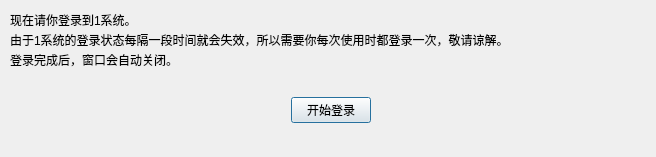
<?xml version="1.0" encoding="UTF-8"?>
<ui version="4.0">
 <class>Dialog</class>
 <widget class="QDialog" name="Dialog">
  <property name="geometry">
   <rect>
    <x>0</x>
    <y>0</y>
    <width>656</width>
    <height>157</height>
   </rect>
  </property>
  <property name="windowTitle">
   <string>登录到1系统</string>
  </property>
  <widget class="QLabel" name="label">
   <property name="geometry">
    <rect>
     <x>10</x>
     <y>10</y>
     <width>651</width>
     <height>21</height>
    </rect>
   </property>
   <property name="text">
    <string>&lt;html&gt;&lt;head/&gt;&lt;body&gt;&lt;p&gt;现在请你登录到1系统。&lt;/p&gt;&lt;/body&gt;&lt;/html&gt;</string>
   </property>
  </widget>
  <widget class="QLabel" name="label_2">
   <property name="geometry">
    <rect>
     <x>10</x>
     <y>30</y>
     <width>651</width>
     <height>21</height>
    </rect>
   </property>
   <property name="text">
    <string>&lt;html&gt;&lt;head/&gt;&lt;body&gt;&lt;p&gt;由于1系统的登录状态每隔一段时间就会失效，所以需要你每次使用时都登录一次，敬请谅解。&lt;/p&gt;&lt;/body&gt;&lt;/html&gt;</string>
   </property>
  </widget>
  <widget class="QLabel" name="label_3">
   <property name="geometry">
    <rect>
     <x>10</x>
     <y>50</y>
     <width>651</width>
     <height>21</height>
    </rect>
   </property>
   <property name="text">
    <string>&lt;html&gt;&lt;head/&gt;&lt;body&gt;&lt;p&gt;登录完成后，窗口会自动关闭。&lt;/p&gt;&lt;/body&gt;&lt;/html&gt;</string>
   </property>
  </widget>
  <widget class="QWidget" name="horizontalLayoutWidget">
   <property name="geometry">
    <rect>
     <x>10</x>
     <y>80</y>
     <width>641</width>
     <height>61</height>
    </rect>
   </property>
   <layout class="QHBoxLayout" name="horizontalLayout">
    <item>
     <spacer name="horizontalSpacer">
      <property name="orientation">
       <enum>Qt::Horizontal</enum>
      </property>
      <property name="sizeHint" stdset="0">
       <size>
        <width>40</width>
        <height>20</height>
       </size>
      </property>
     </spacer>
    </item>
    <item>
     <widget class="QPushButton" name="startLogin">
      <property name="text">
       <string>开始登录</string>
      </property>
     </widget>
    </item>
    <item>
     <spacer name="horizontalSpacer_2">
      <property name="orientation">
       <enum>Qt::Horizontal</enum>
      </property>
      <property name="sizeHint" stdset="0">
       <size>
        <width>40</width>
        <height>20</height>
       </size>
      </property>
     </spacer>
    </item>
   </layout>
  </widget>
 </widget>
 <resources/>
 <connections>
  <connection>
   <sender>startLogin</sender>
   <signal>clicked()</signal>
   <receiver>Dialog</receiver>
   <slot>open()</slot>
   <hints>
    <hint type="sourcelabel">
     <x>330</x>
     <y>109</y>
    </hint>
    <hint type="destinationlabel">
     <x>327</x>
     <y>78</y>
    </hint>
   </hints>
  </connection>
 </connections>
</ui>
